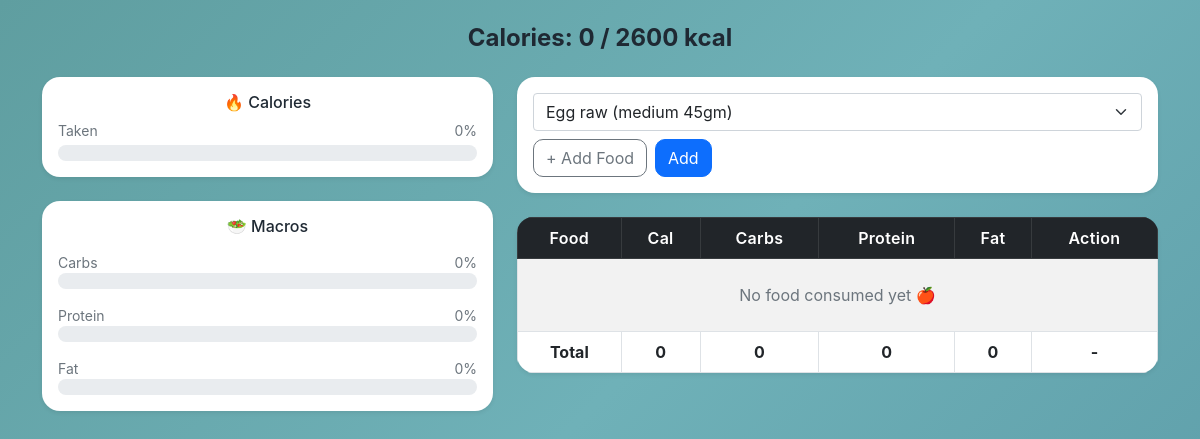
Before: / (signed in) with the older database file.
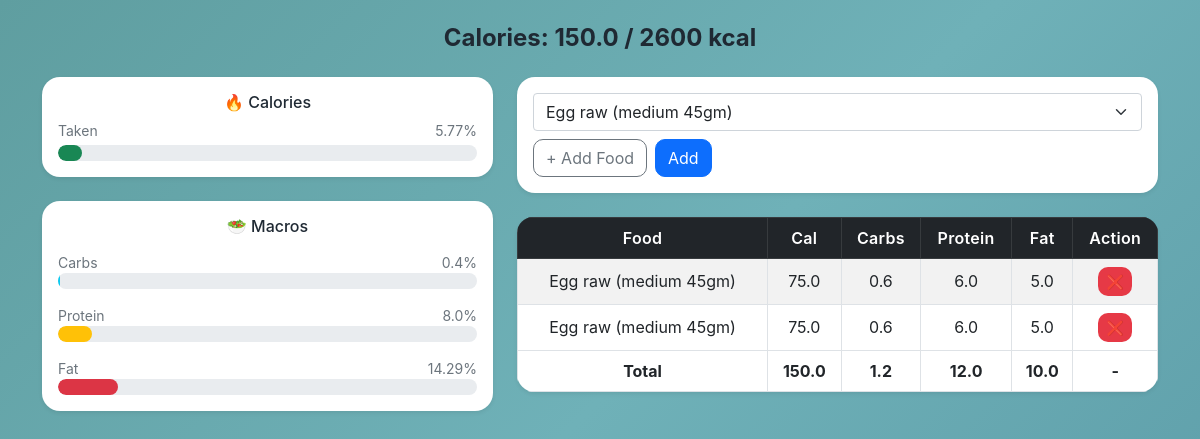
After: the same page with the newer database file.
### myapp/models.py (models this page shows, shortened)
class Consume(models.Model):
    user = models.ForeignKey(User, on_delete=models.CASCADE)
    food_consumed = models.ForeignKey(Food, on_delete=models.CASCADE)

class Food(models.Model):
    user = models.ForeignKey(
        User,
        on_delete=models.CASCADE,
        null=True,
        blank=True
    )
    name = models.CharField(max_length=100)
    calories = models.FloatField()
    carbs = models.FloatField()
    protein = models.FloatField()
    fat = models.FloatField()

### myapp/views.py (the view, shortened to what this page needs)
# urls.py: path('',views.index, name='index'),
@login_required
def index(request):
    foods = Food.objects.filter(user=request.user) | Food.objects.filter(user__isnull=True)
    consumed_food = Consume.objects.filter(user=request.user)
    totals = consumed_food.aggregate(
        total_calories=Sum('food_consumed__calories'),
        total_carbs=Sum('food_consumed__carbs'),
        total_protein=Sum('food_consumed__protein'),
        total_fat=Sum('food_consumed__fat'),
    )
    CALORIE_GOAL = 2600
    CARBS_GOAL = 300
    PROTEIN_GOAL = 150
    FAT_GOAL = 70
    calPercent =0
    if totals['total_calories']:
        calPercent = (totals['total_calories'] / CALORIE_GOAL) * 100
    carbPercent =0
    if totals['total_carbs']:
        carbPercent = (totals['total_carbs'] / CARBS_GOAL) * 100
    proteinPercent =0
    if totals['total_protein']:
        proteinPercent = (totals['total_protein'] / PROTEIN_GOAL) * 100
    fatPercent =0
    if totals['total_fat']:
        fatPercent = (totals['total_fat'] / FAT_GOAL) * 100
    context = {
        'foods': foods,
        'consumed_food': consumed_food,
        'total_calories': totals['total_calories'] or 0,
        'total_carbs': totals['total_carbs'] or 0,
        'total_protein': totals['total_protein'] or 0,
        'total_fat': totals['total_fat'] or 0,
        'calPercent': round(calPercent,2),
        'carbPercent': round(carbPercent,2),
        'proteinPercent': round(proteinPercent,2),
        'fatPercent': round(fatPercent,2),
        'CALORIE_GOAL': CALORIE_GOAL,
        'CARBS_GOAL': CARBS_GOAL,
        'PROTEIN_GOAL': PROTEIN_GOAL,
        'FAT_GOAL': FAT_GOAL,
    }
    return render(request, 'myapp/index.html', context)

### myapp/templates/myapp/index.html (shortened to what this page needs)
{% load static %}
<!doctype html>
<html lang="en">
  <head>
    <link
      href="https://cdn.jsdelivr.net/npm/bootstrap@5.0.2/dist/css/bootstrap.min.css"
      rel="stylesheet"
    />
    <link rel="stylesheet" href="{% static 'myapp/css/main.css' %}" />
  </head>
  <body>
    <div class="page-wrapper container py-4">
      <h4 class="text-center mb-4 fw-bold">
        Calories: {{ total_calories }} / {{ CALORIE_GOAL }} kcal
      </h4>
      <div class="row g-4">
        <div class="col-12 col-lg-5">
          <div class="card mb-4 shadow-sm">
            <div class="card-body">
              <h6 class="text-center mb-2 fw-semibold">🔥 Calories</h6>
              <div class="d-flex justify-content-between small mb-1">
                <span>Taken</span>
                <span>{{ calPercent }}%</span>
              </div>
              <div class="progress">
                <div
                  class="progress-bar bg-success"
                  style="width: {{ calPercent }}%"
                ></div>
              </div>
            </div>
          </div>
          <div class="card shadow-sm">
            <div class="card-body">
              <h6 class="text-center mb-3 fw-semibold">🥗 Macros</h6>
              <div class="mb-3">
                <div class="d-flex justify-content-between small">
                  <span>Carbs</span>
                  <span>{{ carbPercent }}%</span>
                </div>
                <div class="progress">
                </div>
              </div>
              <div class="mb-3">
                <div class="d-flex justify-content-between small">
                  <span>Protein</span>
                  <span>{{ proteinPercent }}%</span>
                </div>
                <div class="progress">
                  <div
                    class="progress-bar bg-warning"
                    style="width: {{ proteinPercent }}%"
                  ></div>
                </div>
              </div>
              <div>
                <div class="d-flex justify-content-between small">
                  <span>Fat</span>
                  <span>{{ fatPercent }}%</span>
                </div>
                <div class="progress">
                  <div
                    class="progress-bar bg-danger"
                    style="width: {{ fatPercent }}%"
                  ></div>
                </div>
              </div>
            </div>
          </div>
        </div>
        <div class="col-12 col-lg-7">
          <div class="card mb-4 shadow-sm">
            <div class="card-body">
              <form method="POST" class="d-flex flex-wrap gap-2">
                <select
                  name="food_consumed"
                  class="form-select flex-grow-1"
                  required
                >
                  {% for food in foods %}
                  <option value="{{ food.id }}">{{ food.name }}</option>
                  {% endfor %}
                </select>
                <a
                  href="{% url 'add_food' %}"
                  class="btn btn-outline-secondary"
                >
                  + Add Food
                </a>
                <button class="btn btn-primary">Add</button>
              </form>
            </div>
          </div>
          <div class="card shadow-sm">
            <div class="card-body p-0">
              <table
                class="table table-striped table-bordered mb-0 text-center"
              >
                <thead class="table-dark">
                  <tr>
                    <th>Food</th>
                    <th>Cal</th>
                    <th>Carbs</th>
                    <th>Protein</th>
                    <th>Fat</th>
                    <th>Action</th>
                  </tr>
                </thead>
                <tbody>
                  {% for c in consumed_food %}
                  <tr>
                    <td>{{ c.food_consumed.name }}</td>
                    <td>{{ c.food_consumed.calories }}</td>
                    <td>{{ c.food_consumed.carbs }}</td>
                    <td>{{ c.food_consumed.protein }}</td>
                    <td>{{ c.food_consumed.fat }}</td>
                    <td>
                      <a
                        href="{% url 'delete_consume' c.id %}"
                        class="btn btn-sm btn-danger"
                        onclick="return confirm('Delete this item?');"
                      >
                        ❌
                      </a>
                    </td>
                  </tr>
                  {% empty %}
                  <tr>
                    <td colspan="6" class="text-muted py-4">
                      No food consumed yet 🍎
                    </td>
                  </tr>
                  {% endfor %}
                </tbody>
                <tfoot class="fw-bold">
                  <tr>
                    <td>Total</td>
                    <td>{{ total_calories }}</td>
                    <td>{{ total_carbs }}</td>
                    <td>{{ total_protein }}</td>
                    <td>{{ total_fat }}</td>
                    <td>-</td>
                  </tr>
                </tfoot>
              </table>
            </div>
          </div>
        </div>
      </div>
    </div>
  </body>
</html>

### myapp/static/myapp/css/main.css (style rules this page uses)
body { background: linear-gradient( 135deg, #5f9ea0 0%, #6fb1b8 50%, #5a9aa6 100% ); min-height: 100vh; font-family: "Inter", "Segoe UI", sans-serif; }
.card { border-radius: 18px; border: none; box-shadow: 0 10px 25px rgba(0, 0, 0, 0.08); background: #ffffff; }
.progress { height: 16px; border-radius: 20px; background-color: #e9ecef; }
.progress-bar { border-radius: 20px; font-size: 11px; font-weight: 600; transition: width 0.6s ease; }
table { border-radius: 16px; overflow: hidden; }
.table thead th { font-weight: 600; letter-spacing: 0.3px; }
table th, table td { vertical-align: middle; padding: 12px; }
.btn { border-radius: 10px; }
.btn-danger { background-color: #e63946; border: none; }
h4, h6 { color: #1f2933; }
.small { color: #6c757d; }

Changed rows visible on the page:
added Consume: food_consumed.name "Egg raw (medium 45gm)", food_consumed.calories "75.0", food_consumed.carbs "0.6", food_consumed.protein "6.0", food_consumed.fat "5.0"
added Consume: food_consumed.name "Egg raw (medium 45gm)", food_consumed.calories "75.0", food_consumed.carbs "0.6", food_consumed.protein "6.0", food_consumed.fat "5.0"
Other visible differences:
{{ total_calories }}: "0" → "150.0"
{{ calPercent }}: "0" → "5.77"
{{ carbPercent }}: "0" → "0.4"
{{ proteinPercent }}: "0" → "8.0"
{{ fatPercent }}: "0" → "14.29"
{{ total_carbs }}: "0" → "1.2"
{{ total_protein }}: "0" → "12.0"
{{ total_fat }}: "0" → "10.0"
text no longer shown: "No food consumed yet 🍎"
